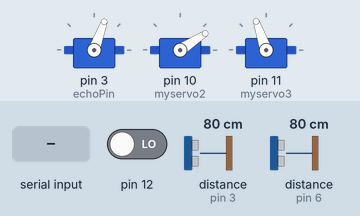
Simulated run of this sketch. Board: Arduino Uno, built with avr-gcc and run on an emulated ATmega328P. Shown: 3 × servo. The test bench sets the inputs (shaded band); at power-on: pin 12 LOW, distance to the obstacle (sensors on pin 3, pin 6) 80 cm. The echo pulse lasts 58.3 µs per cm; what the sketch prints to the serial monitor is not drawn.

Above: at 1.2 s.
1.3 s: pin 12 driven HIGH
2.8 s: byte 30 received over Serial
5.8 s: distance to the obstacle (sensor on pin 3) set to 2 cm
7.5 s: distance to the obstacle (sensor on pin 6) set to 120 cm
10.5 s: distance to the obstacle (sensor on pin 6) set to 4 cm
12.7 s: byte 120 received over Serial
Timing chart, 0 to 15.2 s (numbered marks = the images above; inputs shaded):
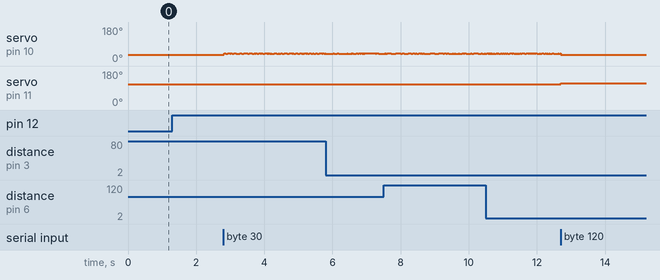

Measured:
- after the input at 1.3 s, every drawn part: stays the same
- after the input at 12.7 s, servo on pin 11 (myservo3): 109° → 115° at once

The sketch:

maxtalk4.ino
```cpp
// servo stuff

// Include the library:
#include <NewPing.h>
// Define pins and max distance:
#define trigPin  2
#define echoPin  3

#define trigPin2  7
#define echoPin2  6

#define MAX_DISTANCE 200
NewPing sonar(trigPin, echoPin, MAX_DISTANCE); // NewPing setup of pins and maximum distance.
NewPing sonar2(trigPin2, echoPin2, MAX_DISTANCE);

float duration, distance, duration2, distance2;
long lastMillis1=0;
long lastMillis2=0;

#include <Servo.h>
Servo myservo;
Servo myservo2;
Servo myservo3;
int vel = 2;
int value;
int dif1, dif2, dif3;
int dif=1;

int pos1 = 70;
int tarPos1 = 70;
int pos1a = 70;
int pos1b = 62;

int pos2 = 33;
int tarPos2 = 33;
int pos2a = 33;
int pos2b = 40;

int pos3 = 109;
int tarPos3 = 109;
int pos3a = 109;
int pos3b = 115;

bool comStarted = false;

void setup() {

  // servo
  myservo.attach(3);
  myservo2.attach(10);
  myservo3.attach(11);

  //ultrasonic
  pinMode(trigPin,OUTPUT); //set pinmodes
  pinMode(echoPin,INPUT);
  pinMode(trigPin2,OUTPUT); //set pinmodes
  pinMode(echoPin2,INPUT);
  pinMode(12, INPUT);

  Serial.begin(9600);
}

void loop() {

 // int msState = digitalRead(motionSensorPin);
 // Serial.println(msState);

   if(!comStarted){
    if(digitalRead(12)==HIGH) {
      comStarted = true;
      int mess = 300+int(distance);
      Serial.println(mess);
    }
  }

  getDist();
  getDist2();
  receiveMax();

 // long mess1 = 300+long(distance) + long(distance2)*1000;
 //   Serial.println( long(distance2)*1000);


  updateServo();

}

void getDist(){

  long currentMillis = millis();

  if(currentMillis-lastMillis1>30){
    lastMillis1 = currentMillis;
    duration = sonar.ping();
  distance = (duration / 2) * 0.0343;
  }
}

void getDist2(){

  long currentMillis2 = millis();

  if(currentMillis2-lastMillis2>30){
    lastMillis2 = currentMillis2;
    duration2 = sonar2.ping();
  distance2 = (duration2 / 2) * 0.0343;
  }
}

void receiveMax(){

   if(Serial.available()&&comStarted){

    value = Serial.read();

    if (value<300){

     if(value%2==0) tarPos1 = pos1a;
    else tarPos1 = pos1b;

    int val2 = value/10;

    if(val2%2==0) tarPos2 = pos2a;
    else tarPos2 = pos2b;

    int val3 = value/100;

    if(val3%2==0) tarPos3 = pos3a;
    else tarPos3 = pos3b;

      long mess1 = 300+long(distance) + long(distance2)*1000;
      Serial.println(mess1);
    }
  }
}


void updateServo(){

   if(pos1>tarPos1) pos1-=vel;
  else if (pos1<tarPos1) pos1+=vel;
  myservo.write(pos1);

  if(pos2>tarPos2) pos2-=vel;
  else if (pos2<tarPos2) pos2+=vel;
  myservo2.write(pos2);

  if(pos3>tarPos3) pos3-=vel;
  else if (pos3<tarPos3) pos3+=vel;
  myservo3.write(pos3);
}
```
